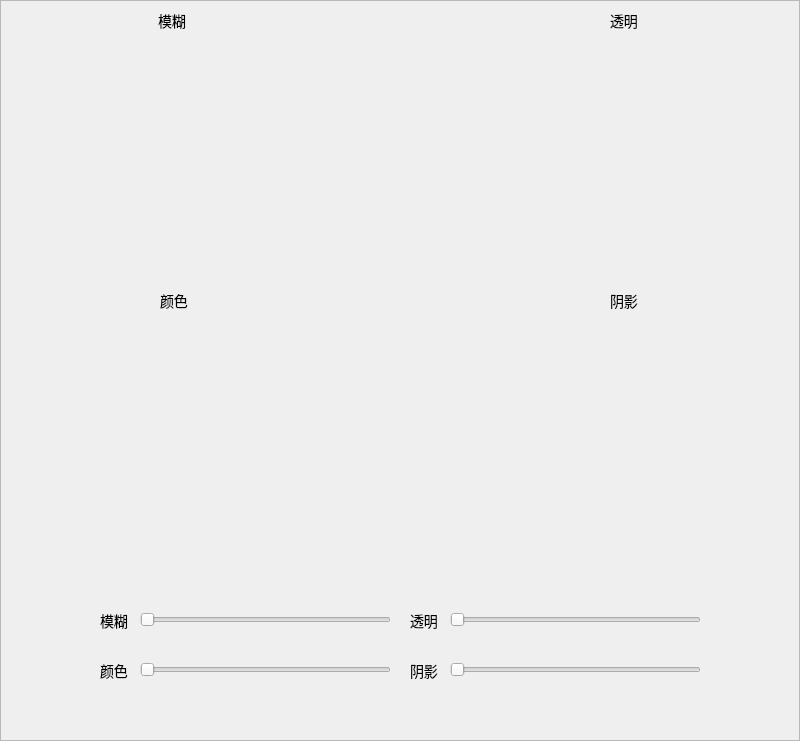
<?xml version="1.0" encoding="UTF-8"?>
<ui version="4.0">
 <class>GraphicsEffectClass</class>
 <widget class="QWidget" name="GraphicsEffectClass">
  <property name="geometry">
   <rect>
    <x>0</x>
    <y>0</y>
    <width>800</width>
    <height>741</height>
   </rect>
  </property>
  <property name="windowTitle">
   <string>GraphicsEffect</string>
  </property>
  <layout class="QVBoxLayout" name="verticalLayout">
   <property name="spacing">
    <number>0</number>
   </property>
   <property name="leftMargin">
    <number>0</number>
   </property>
   <property name="topMargin">
    <number>0</number>
   </property>
   <property name="rightMargin">
    <number>0</number>
   </property>
   <property name="bottomMargin">
    <number>0</number>
   </property>
   <item>
    <widget class="QFrame" name="frame">
     <property name="styleSheet">
      <string notr="true">QLabel
{
font-size: 14px;
font-family: 微软雅黑;
color: #000000;
}</string>
     </property>
     <property name="frameShape">
      <enum>QFrame::StyledPanel</enum>
     </property>
     <property name="frameShadow">
      <enum>QFrame::Raised</enum>
     </property>
     <widget class="QLabel" name="label_blur">
      <property name="geometry">
       <rect>
        <x>80</x>
        <y>50</y>
        <width>192</width>
        <height>192</height>
       </rect>
      </property>
      <property name="styleSheet">
       <string notr="true">border-image: url(:/GraphicsEffect/qrc/1.png);</string>
      </property>
      <property name="text">
       <string/>
      </property>
     </widget>
     <widget class="QSlider" name="horizontalSlider_blur">
      <property name="geometry">
       <rect>
        <x>140</x>
        <y>610</y>
        <width>251</width>
        <height>20</height>
       </rect>
      </property>
      <property name="maximum">
       <number>30</number>
      </property>
      <property name="pageStep">
       <number>10</number>
      </property>
      <property name="orientation">
       <enum>Qt::Horizontal</enum>
      </property>
     </widget>
     <widget class="QLabel" name="label_2">
      <property name="geometry">
       <rect>
        <x>100</x>
        <y>610</y>
        <width>31</width>
        <height>21</height>
       </rect>
      </property>
      <property name="text">
       <string>模糊</string>
      </property>
     </widget>
     <widget class="QLabel" name="label_3">
      <property name="geometry">
       <rect>
        <x>410</x>
        <y>610</y>
        <width>31</width>
        <height>21</height>
       </rect>
      </property>
      <property name="text">
       <string>透明</string>
      </property>
     </widget>
     <widget class="QSlider" name="horizontalSlider_opacity">
      <property name="geometry">
       <rect>
        <x>450</x>
        <y>610</y>
        <width>251</width>
        <height>20</height>
       </rect>
      </property>
      <property name="maximum">
       <number>10</number>
      </property>
      <property name="pageStep">
       <number>10</number>
      </property>
      <property name="orientation">
       <enum>Qt::Horizontal</enum>
      </property>
     </widget>
     <widget class="QLabel" name="label_4">
      <property name="geometry">
       <rect>
        <x>100</x>
        <y>660</y>
        <width>31</width>
        <height>21</height>
       </rect>
      </property>
      <property name="text">
       <string>颜色</string>
      </property>
     </widget>
     <widget class="QSlider" name="horizontalSlider_colorize">
      <property name="geometry">
       <rect>
        <x>140</x>
        <y>660</y>
        <width>251</width>
        <height>20</height>
       </rect>
      </property>
      <property name="maximum">
       <number>10</number>
      </property>
      <property name="orientation">
       <enum>Qt::Horizontal</enum>
      </property>
     </widget>
     <widget class="QLabel" name="label_5">
      <property name="geometry">
       <rect>
        <x>158</x>
        <y>10</y>
        <width>31</width>
        <height>21</height>
       </rect>
      </property>
      <property name="text">
       <string>模糊</string>
      </property>
     </widget>
     <widget class="QLabel" name="label_opacity">
      <property name="geometry">
       <rect>
        <x>530</x>
        <y>50</y>
        <width>192</width>
        <height>192</height>
       </rect>
      </property>
      <property name="styleSheet">
       <string notr="true">border-image: url(:/GraphicsEffect/qrc/2.png);</string>
      </property>
      <property name="text">
       <string/>
      </property>
     </widget>
     <widget class="QLabel" name="label_7">
      <property name="geometry">
       <rect>
        <x>610</x>
        <y>10</y>
        <width>31</width>
        <height>21</height>
       </rect>
      </property>
      <property name="text">
       <string>透明</string>
      </property>
     </widget>
     <widget class="QLabel" name="label_colorize">
      <property name="geometry">
       <rect>
        <x>80</x>
        <y>330</y>
        <width>192</width>
        <height>192</height>
       </rect>
      </property>
      <property name="styleSheet">
       <string notr="true">border-image: url(:/GraphicsEffect/qrc/3.png);</string>
      </property>
      <property name="text">
       <string/>
      </property>
     </widget>
     <widget class="QLabel" name="label_6">
      <property name="geometry">
       <rect>
        <x>160</x>
        <y>290</y>
        <width>31</width>
        <height>21</height>
       </rect>
      </property>
      <property name="text">
       <string>颜色</string>
      </property>
     </widget>
     <widget class="QSlider" name="horizontalSlider_dropShadow">
      <property name="geometry">
       <rect>
        <x>450</x>
        <y>660</y>
        <width>251</width>
        <height>20</height>
       </rect>
      </property>
      <property name="maximum">
       <number>100</number>
      </property>
      <property name="orientation">
       <enum>Qt::Horizontal</enum>
      </property>
     </widget>
     <widget class="QLabel" name="label_8">
      <property name="geometry">
       <rect>
        <x>410</x>
        <y>660</y>
        <width>31</width>
        <height>21</height>
       </rect>
      </property>
      <property name="text">
       <string>阴影</string>
      </property>
     </widget>
     <widget class="QLabel" name="label_dropShadow">
      <property name="geometry">
       <rect>
        <x>530</x>
        <y>330</y>
        <width>192</width>
        <height>192</height>
       </rect>
      </property>
      <property name="styleSheet">
       <string notr="true">border-image: url(:/GraphicsEffect/qrc/4.png);</string>
      </property>
      <property name="text">
       <string/>
      </property>
     </widget>
     <widget class="QLabel" name="label_9">
      <property name="geometry">
       <rect>
        <x>610</x>
        <y>290</y>
        <width>31</width>
        <height>21</height>
       </rect>
      </property>
      <property name="text">
       <string>阴影</string>
      </property>
     </widget>
    </widget>
   </item>
  </layout>
 </widget>
 <layoutdefault spacing="6" margin="11"/>
 <resources>
  <include location="GraphicsEffect.qrc"/>
 </resources>
 <connections/>
</ui>
